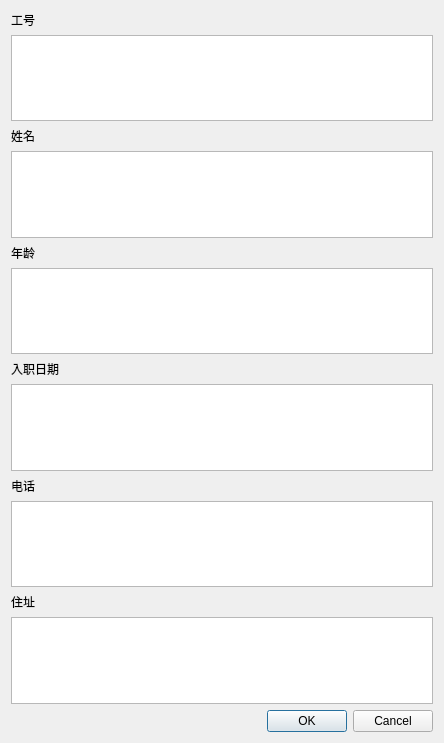
<?xml version="1.0" encoding="UTF-8"?>
<ui version="4.0">
 <class>Dialogadd</class>
 <widget class="QDialog" name="Dialogadd">
  <property name="geometry">
   <rect>
    <x>0</x>
    <y>0</y>
    <width>444</width>
    <height>743</height>
   </rect>
  </property>
  <property name="windowTitle">
   <string>Dialog</string>
  </property>
  <layout class="QVBoxLayout" name="verticalLayout">
   <item>
    <widget class="QLabel" name="label_id">
     <property name="text">
      <string>工号</string>
     </property>
    </widget>
   </item>
   <item>
    <widget class="QTextEdit" name="textEdit_id"/>
   </item>
   <item>
    <widget class="QLabel" name="label_name">
     <property name="text">
      <string>姓名</string>
     </property>
    </widget>
   </item>
   <item>
    <widget class="QTextEdit" name="textEdit_name"/>
   </item>
   <item>
    <widget class="QLabel" name="label_age">
     <property name="text">
      <string>年龄</string>
     </property>
    </widget>
   </item>
   <item>
    <widget class="QTextEdit" name="textEdit_age"/>
   </item>
   <item>
    <widget class="QLabel" name="label_date">
     <property name="text">
      <string>入职日期</string>
     </property>
    </widget>
   </item>
   <item>
    <widget class="QTextEdit" name="textEdit_date"/>
   </item>
   <item>
    <widget class="QLabel" name="label_tel">
     <property name="text">
      <string>电话</string>
     </property>
    </widget>
   </item>
   <item>
    <widget class="QTextEdit" name="textEdit_tel"/>
   </item>
   <item>
    <widget class="QLabel" name="label_address">
     <property name="text">
      <string>住址</string>
     </property>
    </widget>
   </item>
   <item>
    <widget class="QTextEdit" name="textEdit_address"/>
   </item>
   <item>
    <widget class="QDialogButtonBox" name="buttonBox">
     <property name="orientation">
      <enum>Qt::Horizontal</enum>
     </property>
     <property name="standardButtons">
      <set>QDialogButtonBox::Cancel|QDialogButtonBox::Ok</set>
     </property>
    </widget>
   </item>
  </layout>
 </widget>
 <resources/>
 <connections>
  <connection>
   <sender>buttonBox</sender>
   <signal>accepted()</signal>
   <receiver>Dialogadd</receiver>
   <slot>accept()</slot>
   <hints>
    <hint type="sourcelabel">
     <x>248</x>
     <y>254</y>
    </hint>
    <hint type="destinationlabel">
     <x>157</x>
     <y>274</y>
    </hint>
   </hints>
  </connection>
  <connection>
   <sender>buttonBox</sender>
   <signal>rejected()</signal>
   <receiver>Dialogadd</receiver>
   <slot>reject()</slot>
   <hints>
    <hint type="sourcelabel">
     <x>316</x>
     <y>260</y>
    </hint>
    <hint type="destinationlabel">
     <x>286</x>
     <y>274</y>
    </hint>
   </hints>
  </connection>
 </connections>
</ui>
